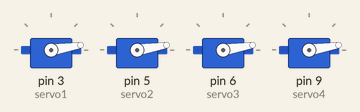
This sketch was run on a simulated Arduino Uno, built with avr-gcc and run on an emulated ATmega328P. Parts: 4 × servo.

Above: at 0.15 s.
At 0.76 s:
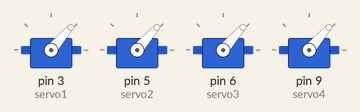
At 1.68 s:
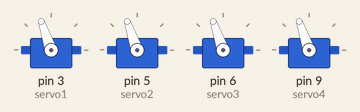
At 2.29 s:
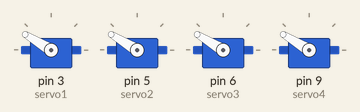
At 2.9 s:
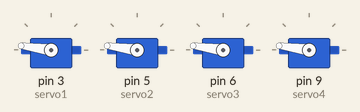
At 5.6 s:
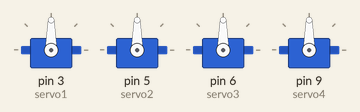
Timing chart, 0 to 7.1 s (numbered marks = the images above):
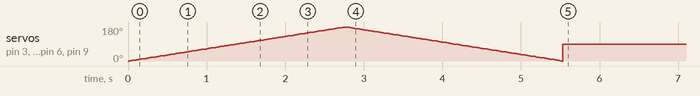

The sketch:

servo_motor_code.ino
```cpp
#include <Servo.h>

Servo servo1;
Servo servo2;
Servo servo3;
Servo servo4;

unsigned long startTime;
int sweepDelay = 15;
bool sweepDone = false;

void setup() {
  servo1.attach(3);  // Connect to appropriate pins
  servo2.attach(5);
  servo3.attach(6);
  servo4.attach(9);

  startTime = millis();
}

void loop() {
  if (!sweepDone) {
    // Sweep for 2 seconds
    if (millis() - startTime < 2000) {
      for (int pos = 0; pos <= 180; pos += 1) {
        servo1.write(pos);
        servo2.write(pos);
        servo3.write(pos);
        servo4.write(pos);
        delay(sweepDelay);
      }
      for (int pos = 180; pos >= 0; pos -= 1) {
        servo1.write(pos);
        servo2.write(pos);
        servo3.write(pos);
        servo4.write(pos);
        delay(sweepDelay);
      }
    } else {
      sweepDone = true;
      // Hold all servos at 90°
      servo1.write(90);
      servo2.write(90);
      servo3.write(90);
      servo4.write(90);
    }
  }
}
```
